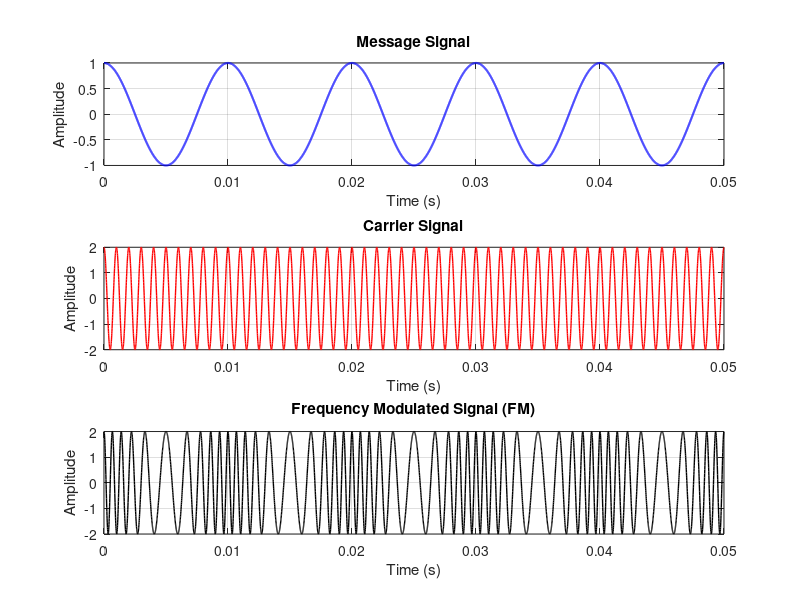
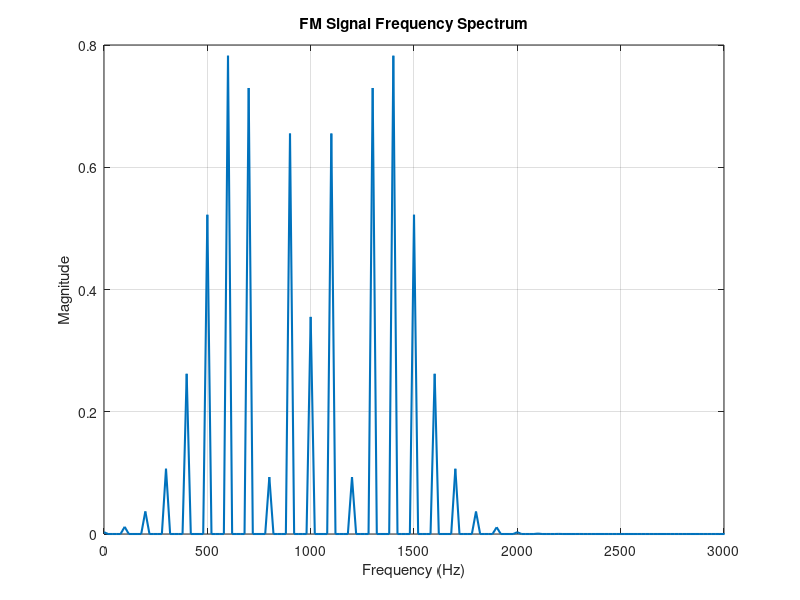

These charts were generated, in order, by the following MATLAB code:
clc;
clear;
close all;

%% 1. Parameters
Am = 1;          % Message signal amplitude
Ac = 2;          % Carrier signal amplitude
fm = 100;        % Message frequency (Hz)
fc = 1000;       % Carrier frequency (Hz)
fs = 100000;     % Sampling frequency (Hz)
T = 0.05;        % Simulation time (s)

delta_f = 500;   % Frequency deviation (Hz)
beta = delta_f / fm;  % Modulation index

%% 2. Time Vector
t = 0:1/fs:T-1/fs;

%% 3. Message Signal
message = Am * cos(2*pi*fm*t);

%% 4. Carrier Signal
carrier = Ac * cos(2*pi*fc*t);

%% 5. Frequency Modulation
fm_signal = Ac * cos(2*pi*fc*t + beta*sin(2*pi*fm*t));

%% 6. Plot Time Domain Signals
figure;

subplot(3,1,1);
plot(t, message, 'b', 'LineWidth', 1.5);
grid on;
title('Message Signal');
xlabel('Time (s)');
ylabel('Amplitude');

subplot(3,1,2);
plot(t, carrier, 'r', 'LineWidth', 1);
grid on;
title('Carrier Signal');
xlabel('Time (s)');
ylabel('Amplitude');

subplot(3,1,3);
plot(t, fm_signal, 'k', 'LineWidth', 1);
grid on;
title('Frequency Modulated Signal (FM)');
xlabel('Time (s)');
ylabel('Amplitude');

%% 7. Frequency Spectrum
N = length(fm_signal);

Y = fft(fm_signal);
P2 = abs(Y/N);
P1 = P2(1:N/2+1);
P1(2:end-1) = 2*P1(2:end-1);

f = fs*(0:N/2)/N;

figure;
plot(f, P1, 'LineWidth', 1.5);
grid on;
title('FM Signal Frequency Spectrum');
xlabel('Frequency (Hz)');
ylabel('Magnitude');
xlim([0 3000]);

%% 8. Display Results
fprintf('Frequency Modulation Results:\n');
fprintf('Carrier Frequency = %d Hz\n', fc);
fprintf('Message Frequency = %d Hz\n', fm);
fprintf('Frequency Deviation = %d Hz\n', delta_f);
fprintf('Modulation Index = %.2f\n', beta);
